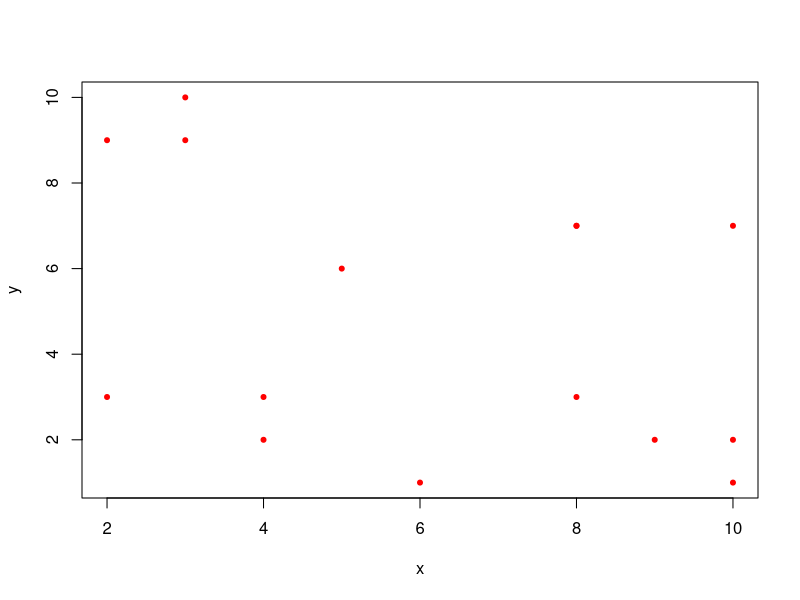
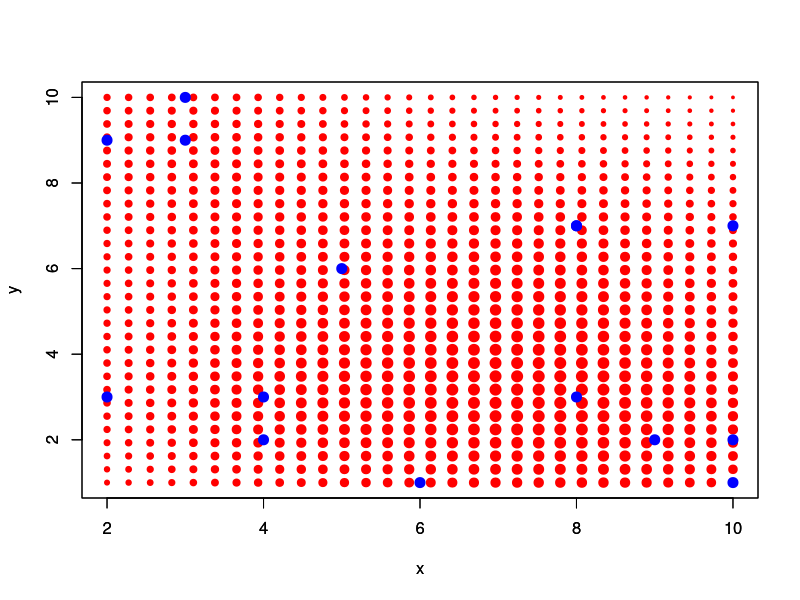

The R source for these figures, in order:
setwd("C:/Users/victor.lizcano/Downloads/MATERIAS/AnalisisEspacial/")

#####KERNEL DE DENSIDAD:

x=sample(1:10,15,replace = T)
y=sample(1:10,15,replace = T)
plot(x,y,col="red",pch=20, cex=1)

# Gaussiano:

K_Gauss = function(bandW, x_data, y_data, nrowOut, ncolOut){
  
  n = length(x_data)
  
  minX = min(x_data)
  maxX = max(x_data)
  minY = min(y_data)
  maxY = max(y_data)
  
  x_out= seq(minX,maxX,length.out= nrowOut)
  y_out= seq(minY,maxY,length.out= ncolOut)
  x_out_ = rep(x_out, ncolOut)
  y_out_ = sort(rep(y_out,nrowOut))
  data_out = cbind(x_out_,y_out_)
  densidades = matrix(NA,ncol=1,nrow=nrowOut*ncolOut)
  
  for(i in 1:nrow(densidades)){
    distancias= sqrt((data_out[i,1]-x_data)^2 + (data_out[i,2]-y_data)^2)
    u = distancias/bandW
    c1 = 1/sqrt(2*pi)
    kernel = sum(c1*exp(-0.5*u^2))
    densidades[i,1]= (1/(n*bandW^2)) * kernel
  }
  
  data_ouput = cbind(data_out,densidades)
  colnames(data_ouput) = c("x","y","f(x)")
  return(data_ouput)
}

probar_modelo_Gauss = K_Gauss(2.5, x, y, 30, 30)
probar_modelo_Gauss

plot(probar_modelo_Gauss[,1],probar_modelo_Gauss[,2],col="red",
     pch=20, cex=probar_modelo_Gauss[,3]*100, xlab="x",ylab="y")
par(new=T)
plot(x,y,col="blue",pch=20, cex=2)

#####MIREMOS LAS FUNCIONES EMPLEADAS EN ARCGIS

#https://pro.arcgis.com/es/pro-app/3.3/tool-reference/spatial-analyst/how-kernel-density-works.htm
